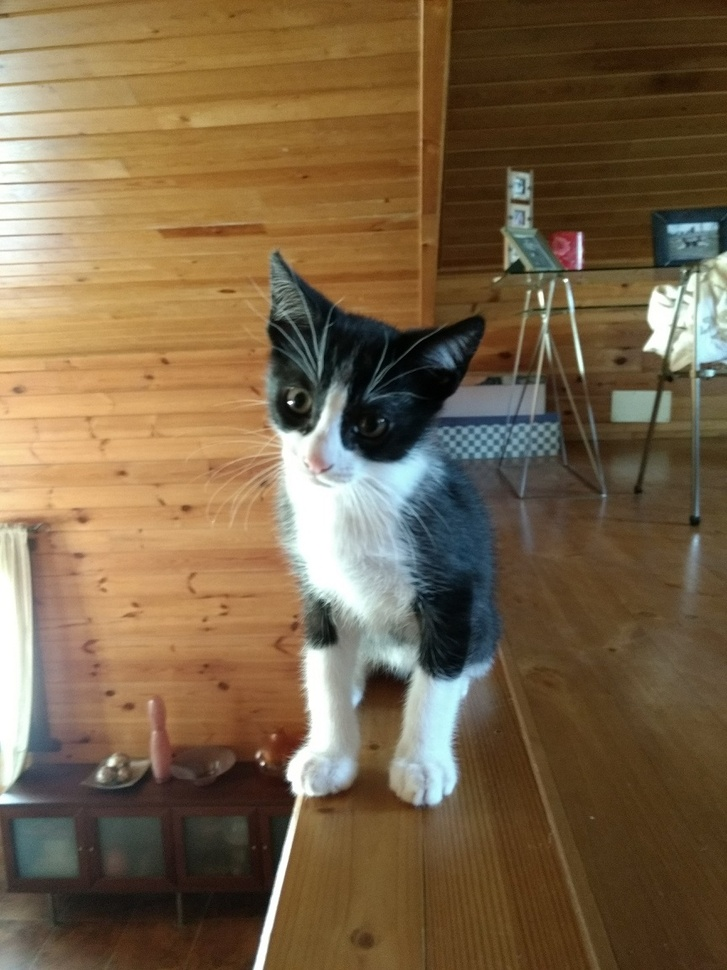
#> input picture Tests/cat.jpg, 727 x 970 px, shrunk from 864 x 1152 before the run
$ jupyter execute CartoonFun.ipynb   (older library calls are emulated)
#> lines starting #> are read from the running program, lines starting #| are printed output that depends on the picture; after the words box and inside, x2 and y2 are one past the last pixel; in counts of white or black regions, pixels touching at a corner belong together
#> further down, image is the input picture: shape (970, 727, 3); mean B, G, R 71.9, 100.4, 121.7
[cell 1]
"""
Cartoonizing images using both custom and OpenCV functions
"""

# Import required packages:
import cv2
import matplotlib.pyplot as plt


def show_with_matplotlib(color_img, title, pos):
    """Shows an image using matplotlib capabilities"""

    # Convert BGR image to RGB:
    img_RGB = color_img[:, :, ::-1]

    ax = plt.subplot(2, 4, pos)
    plt.imshow(img_RGB)
    plt.title(title)
    plt.axis('off')


def sketch_image(img):
    """Sketches the image applying a laplacian operator to detect the edges"""

    # Convert to gray scale
    img_gray = cv2.cvtColor(img, cv2.COLOR_BGR2GRAY)

    # Apply median filter
    img_gray = cv2.medianBlur(img_gray, 5)

    # Detect edges using cv2.Laplacian()
    edges = cv2.Laplacian(img_gray, cv2.CV_8U, ksize=5)
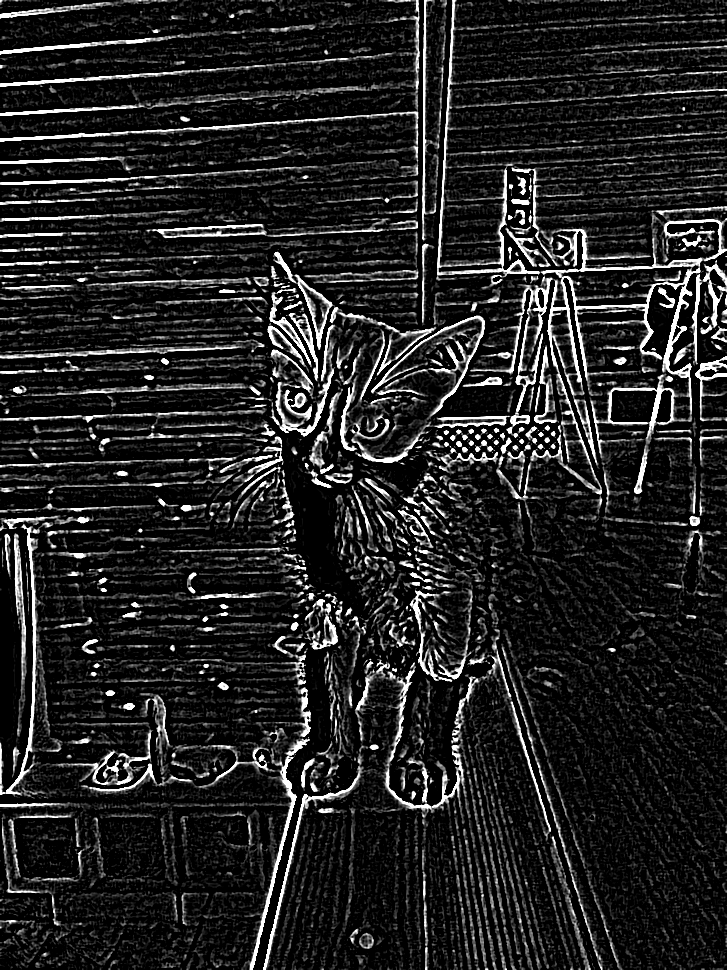
#> edges: shape (970, 727); min 0, max 255, mean 35

    # Threshold the edges image:
    ret, thresholded = cv2.threshold(edges, 70, 255, cv2.THRESH_BINARY_INV)
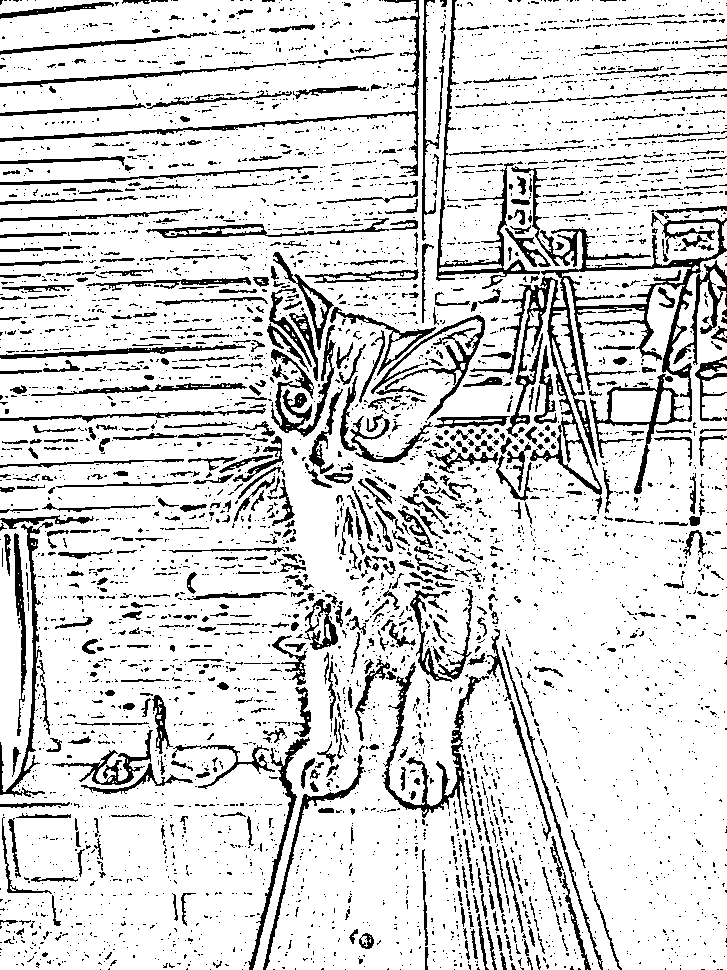
#> thresholded: shape (970, 727); 84.1% white; 4665 black regions (3964 under 20 px), largest, box (x1, y1, x2, y2) and area: (470, 166, 727, 495) 11711, (383, 662, 489, 819) 2337, (436, 0, 540, 289) 2270

    return thresholded


def cartonize_image(img, gray_mode=False):
    """Cartoonizes the image applying cv2.bilateralFilter()"""
#> called with gray_mode = False

    # Get the sketch:
    thresholded = sketch_image(img)

    # Apply bilateral filter with "big numbers" to get the cartoonized effect:
    filtered = cv2.bilateralFilter(img, 10, 250, 250)

    # Perform 'bitwise and' with the thresholded img as mask in order to set these values to the output
    cartoonized = cv2.bitwise_and(filtered, filtered, mask=thresholded)
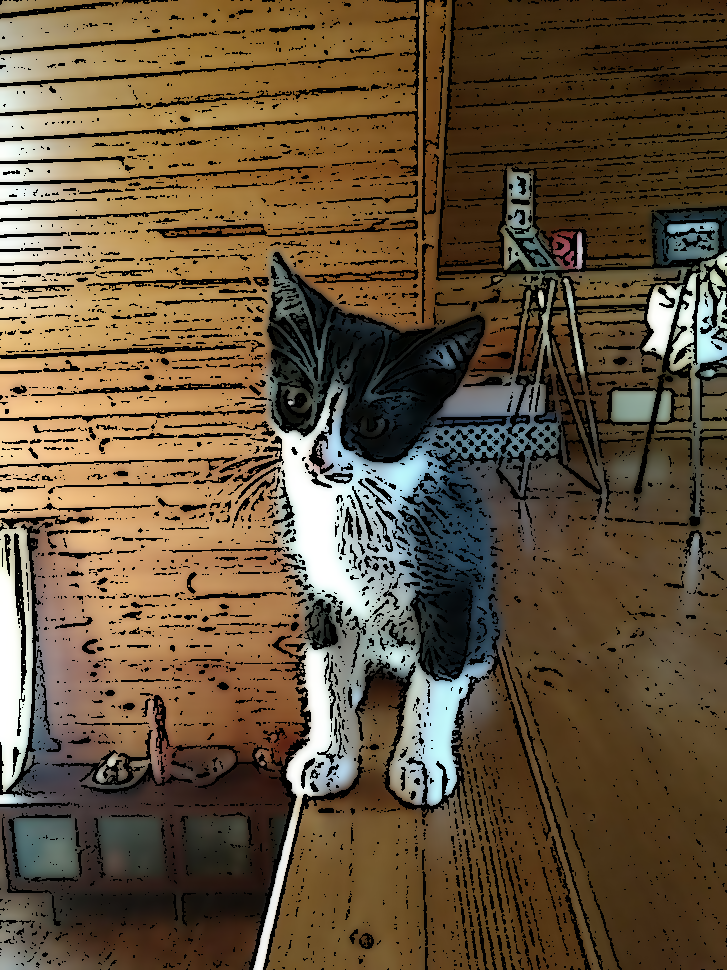
#> cartoonized: shape (970, 727, 3); mean B, G, R 59.6, 84.3, 102.9

    if gray_mode:
        return cv2.cvtColor(cartoonized, cv2.COLOR_BGR2GRAY)

    return cartoonized


# Create the dimensions of the figure and set title:
plt.figure(figsize=(14, 6))
plt.suptitle("Cartoonizing images", fontsize=14, fontweight='bold')

# Load image:
image = cv2.imread('cat.jpg')

# Call the created functions for sketching and cartoonizing images:
custom_sketch_image = sketch_image(image)
custom_cartonized_image = cartonize_image(image)
custom_cartonized_image_gray = cartonize_image(image, True)
#> call 2 of cartonize_image, with gray_mode = True
#> in cartonize_image (call 2), `return cv2.cvtColor(cartoonized, cv2.COLOR_BGR2GRAY)`:
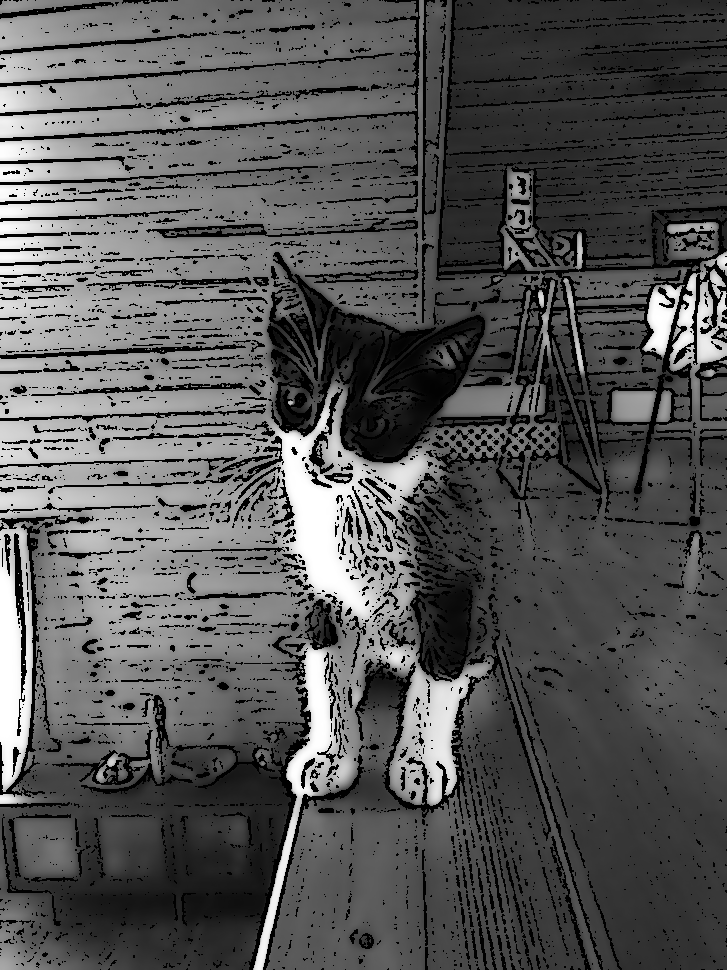
#> returned value: shape (970, 727); min 0, max 255, mean 87

# Call the OpenCV functions to get a similar output:
sketch_gray, sketch_color = cv2.pencilSketch(image, sigma_s=30, sigma_r=0.1, shade_factor=0.1)
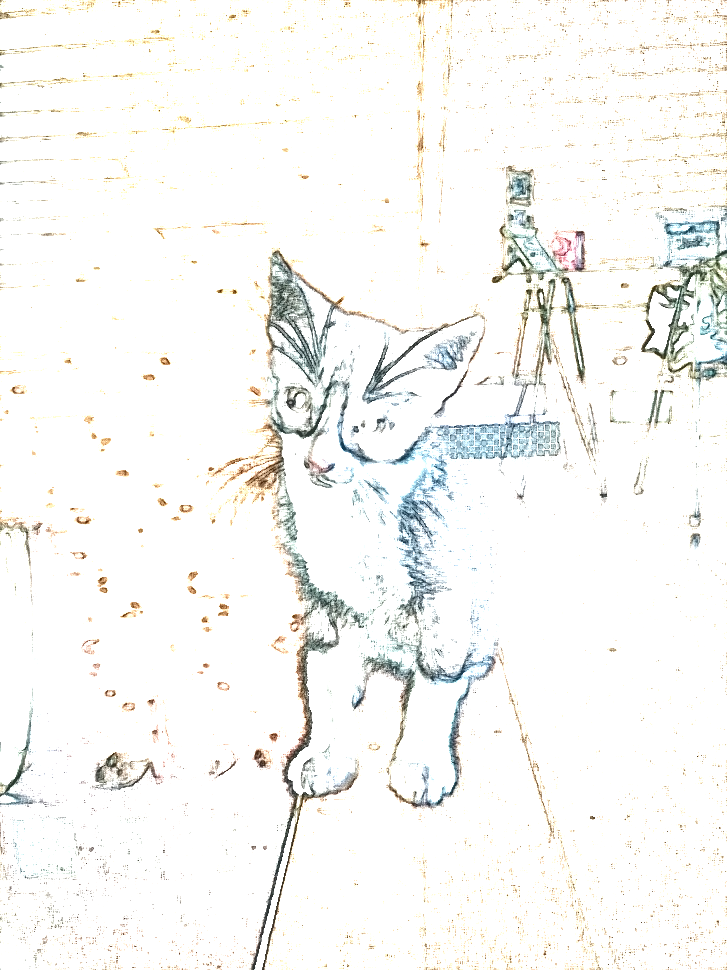
#> sketch_color: shape (970, 727, 3); mean B, G, R 245.2, 247.1, 247
stylizated_image = cv2.stylization(image, sigma_s=60, sigma_r=0.07)
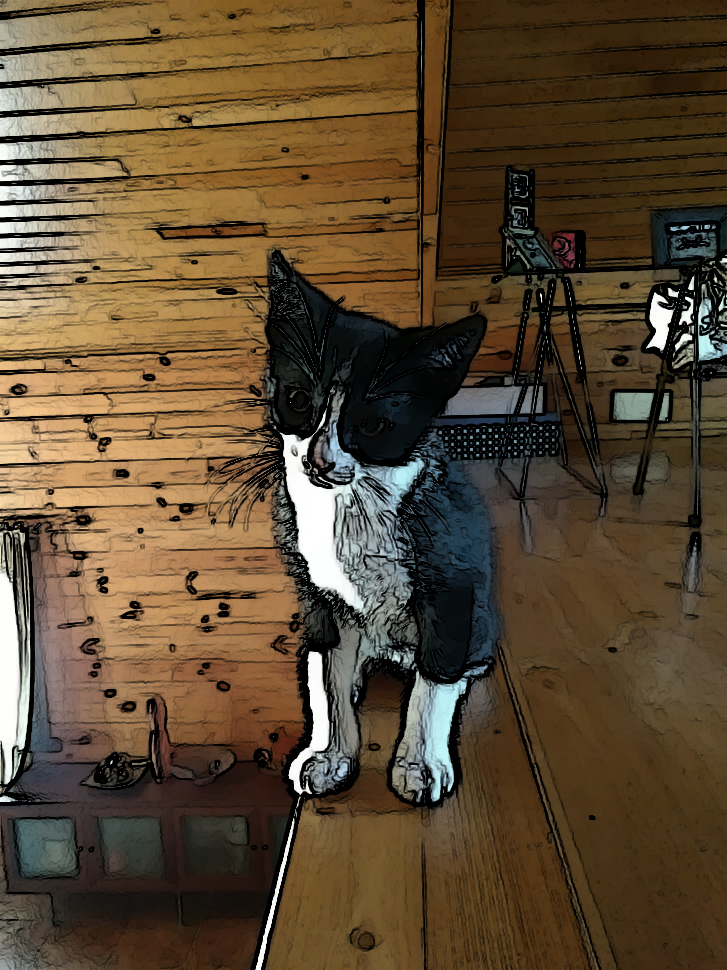
#> stylizated_image: shape (970, 727, 3); mean B, G, R 51.1, 74.8, 93.2

# Display all the resulting images:
show_with_matplotlib(image, "image", 1)
show_with_matplotlib(cv2.cvtColor(custom_sketch_image, cv2.COLOR_GRAY2BGR), "custom sketch", 2)
show_with_matplotlib(cv2.cvtColor(sketch_gray, cv2.COLOR_GRAY2BGR), "sketch gray cv2.pencilSketch()", 3)
show_with_matplotlib(sketch_color, "sketch color cv2.pencilSketch()", 4)
show_with_matplotlib(stylizated_image, "cartoonized cv2.stylization()", 5)
show_with_matplotlib(custom_cartonized_image, "custom cartoonized", 6)
show_with_matplotlib(cv2.cvtColor(custom_cartonized_image_gray, cv2.COLOR_GRAY2BGR), "custom cartoonized gray", 7)

# Show the created image:
plt.show()
